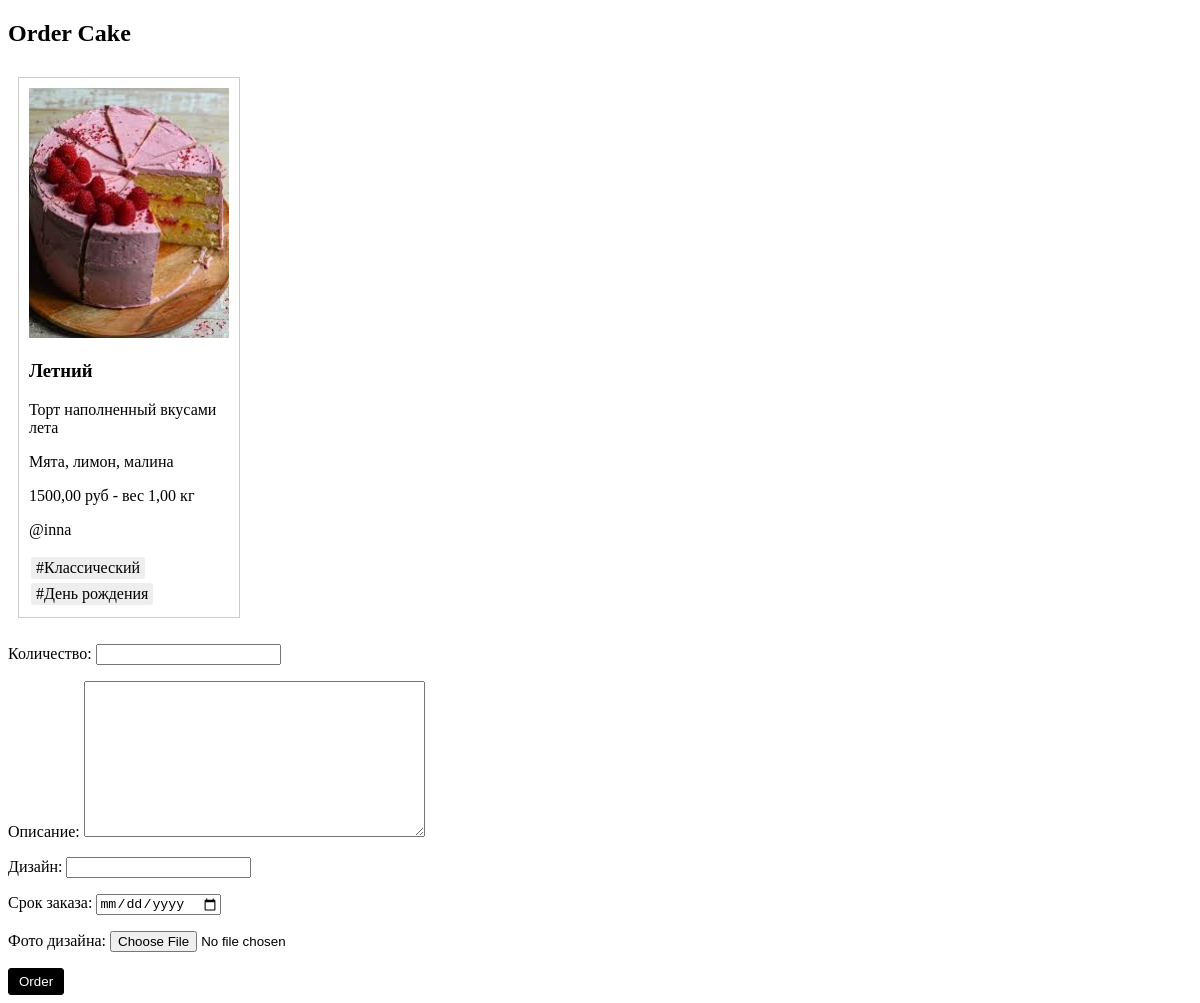
Page /order_cake/7/ (signed in) on the committed database.
### main/models.py (models this page shows, shortened)
class Cake(models.Model):
    name = models.CharField("Наименование", max_length=100)
    filling = models.CharField("Начинка", max_length=100)
    price = models.DecimalField("Цена", max_digits=10, decimal_places=2)
    weight = models.DecimalField("Вес в кг", max_digits=10, decimal_places=2)
    description = models.TextField("Описание")
    image = models.ImageField("Изображение", upload_to='static/main/media/cakes/', blank=True, null=True)
    tags = models.ManyToManyField('Tag', verbose_name="Теги", related_name="cakes")
    order_count = models.PositiveIntegerField("Количество заказов", default=0)
    chief = models.ForeignKey(Chief, verbose_name="Кондитер", related_name="cakes", on_delete=models.CASCADE, null=True)

class Tag(models.Model):
    name = models.CharField("Название тега", max_length=100)
    category = models.ForeignKey(Category, verbose_name="Категория", related_name="tags", on_delete=models.CASCADE)

### main/views.py (the view, shortened to what this page needs)
# urls.py: path('order_cake/<int:pk>/', OrderCakeView.as_view(), name='order_cake'),
@method_decorator([login_required, get_real_user], name='dispatch')
class OrderCakeView(View):
    def get(self, request, pk):
        cake = get_object_or_404(Cake, pk=pk)
        form = OrderForm()
        return render(request, 'main/order_cake.html', {'cake': cake, 'form': form})

### main/forms.py
class OrderForm(forms.ModelForm):
    class Meta:
        model = Order
        fields = ['count', 'description', 'design', 'due_date', 'image']
        widgets = {
            'due_date': forms.DateInput(attrs={'type': 'date'}),
        }

### main/context_processors.py (called while the page is built)
def is_chief_user(request):
    if request.user.is_authenticated:
        User = get_user_model()
        user = User.objects.get(pk=request.user.pk)
        print(type(user))
        return {
            'is_chief_user': isinstance(user, Chief)
        }
    return {
        'is_chief_user': False
    }

### main/templates/main/order_cake.html (shortened to what this page needs)
<!DOCTYPE html>
<html>
<head>
</head>
<body>
    <h2>Order Cake</h2>
    <div class="cake-item">
        <img src="{{ cake.image.url }}" alt="{{ cake.name }}">
        <h3>{{ cake.name }}</h3>
        <p>{{ cake.description }}</p>
        <p>{{ cake.filling }}</p>
        <p>{{ cake.price }} руб - вес {{ cake.weight }} кг</p>
        <p>@{{ cake.chief.username }}</p>
        <div class="tags">
            {% for tag in cake.tags.all %}
            <span class="tag">#{{ tag.name }}</span>
            {% endfor %}
        </div>
    </div>
    <form method="post" enctype="multipart/form-data">
        {{ form.as_p }}
        <div class="buttons">
            <button type="submit">Order</button>
        </div>
    </form>
</body>
</html>

### main/templates/main/order_cake.html (style rules this page uses)
.cake-item { border: 1px solid #ccc; padding: 10px; margin: 10px; display: inline-block; width: 200px; vertical-align: top; }
.cake-item img { max-width: 100%; height: auto; }
.tags .tag { background-color: #eee; border-radius: 3px; padding: 2px 5px; margin: 2px; display: inline-block; }
.buttons { margin-top: 10px; }
.buttons a, .buttons button { text-decoration: none; padding: 5px 10px; border: 1px solid #000; background-color: #000; color: #fff; margin-right: 5px; display: inline-block; border-radius: 3px; }

### rows in the picture
Cake: image (picture), name "Летний", description "Торт наполненный вкусами лета", filling "Мята, лимон, малина", price "1500,00", weight "1,00", chief.username "inna"
Tag: name "Классический"
Tag: name "День рождения"
